Frame 1 (no input): blank canvas, image omitted
Frame 60 (the mouse pressed at the canvas centre just before this capture): blank canvas, image omitted
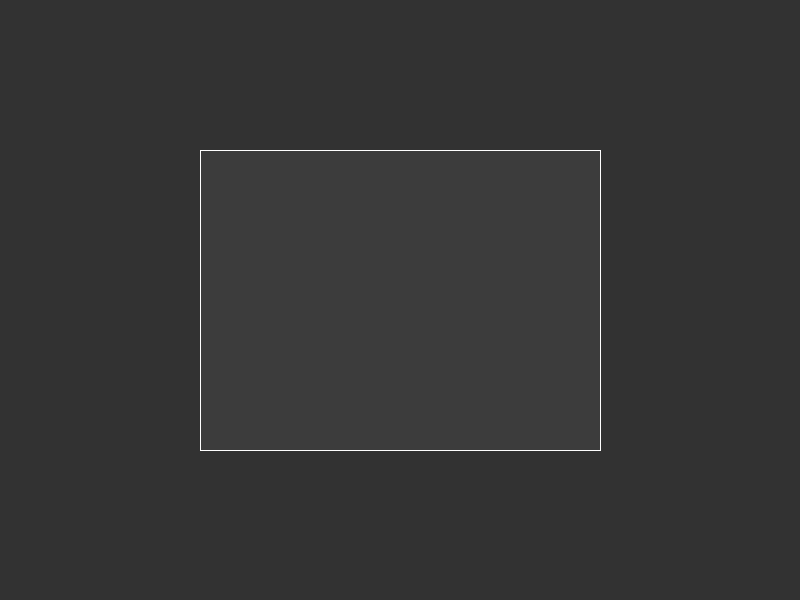
Frame 120 (the mouse held since frame 60 and released just before this capture)

The Processing sketch whose frames 1 and 60 were blank and that drew this single picture after the mouse press (run headless with seeded random() and noise(); from frame 60 on, the mouse is pressed at the canvas centre):

// Processing sketch: sketch_0004_1_system_variables
// ── sketch_0004_1_system_variables.pde
void setup() {
  size(800, 600);
}

void draw() {
  background(50);
  stroke(255);
  fill(frameCount / 2);
  rectMode(CENTER);
  rect(width/2, height/2, mouseX, mouseY);
}
